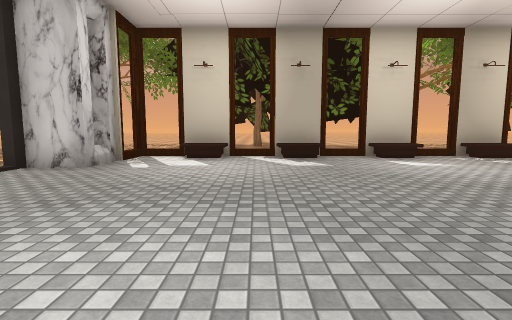
view 1 (above)

24 first-person views from a walk through a 3-D level made in the Unity game engine. The camera is 1.4 m above the floor, tilts 6° down and sees 85° across. The floor is counted in squares, 2 m on a side. Each view is taken from the middle of a square. On the plan, view 1 faces up. The plan holds only what a view shows up to about 9 squares ahead; the rest is blank. The place goes on beyond the plan. The player character is not drawn. Door leaves are left out, so doorways stand open. Some surface patterns are stand-ins.

view 2
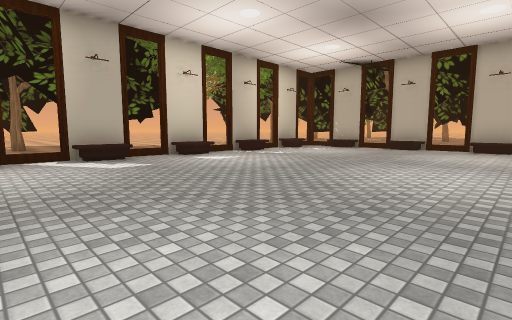

view 3
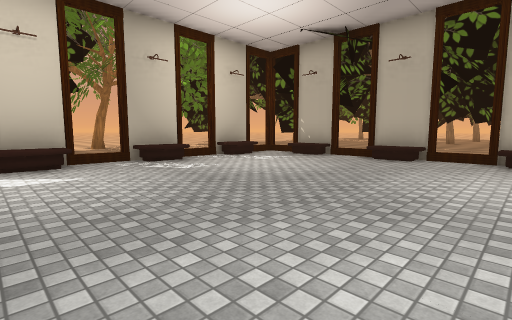

view 4
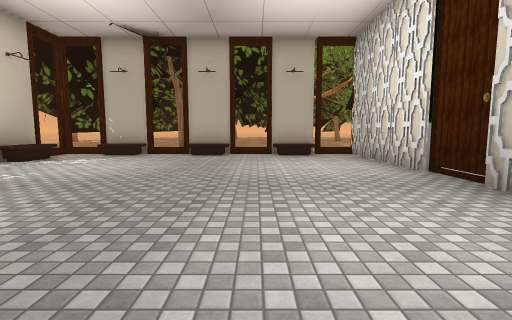

view 5
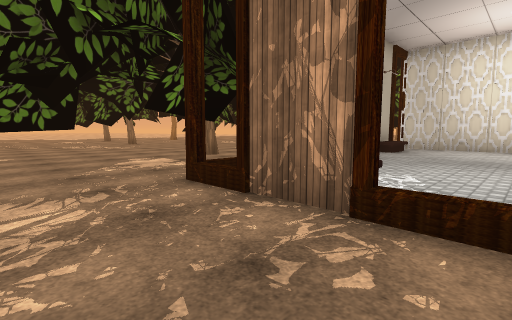

view 6
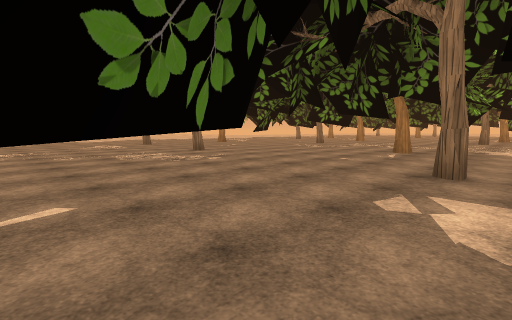

view 7
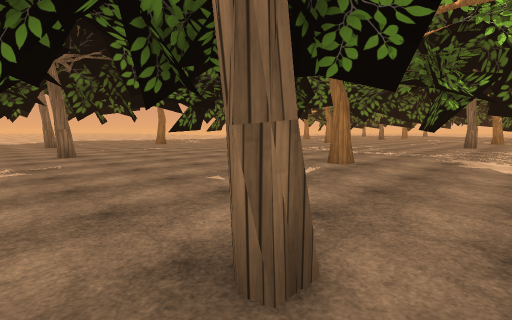

view 8
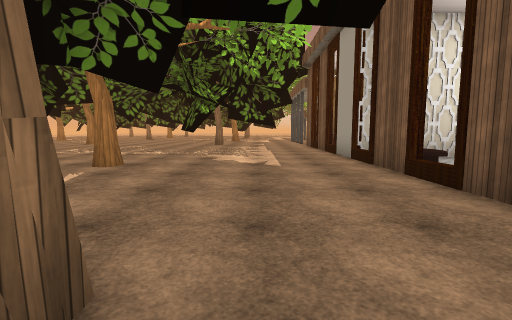

view 9
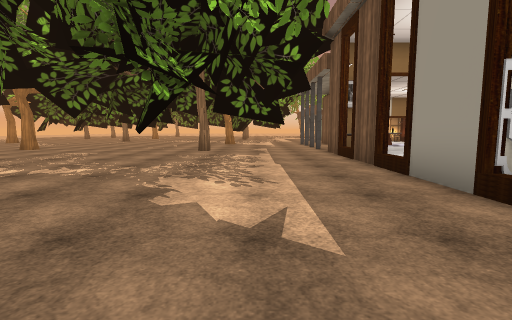

view 10
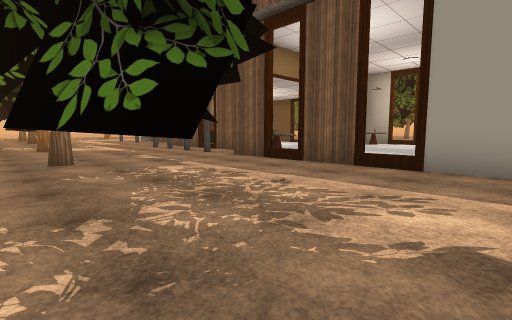

view 11
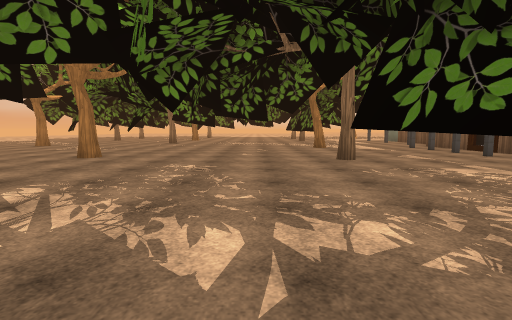

view 12
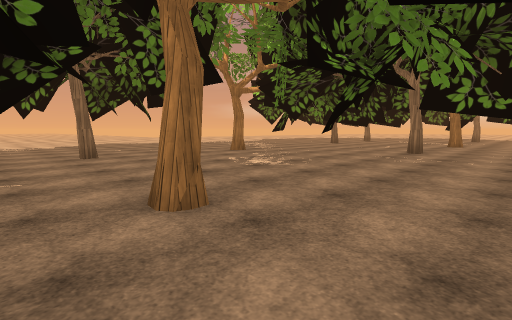

view 13
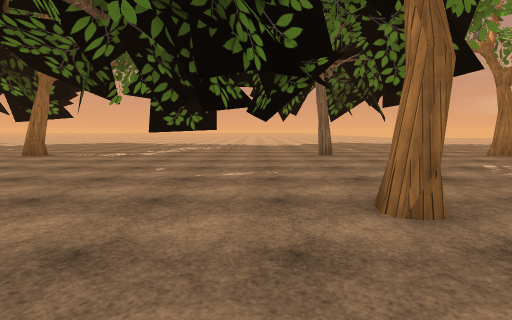

view 14
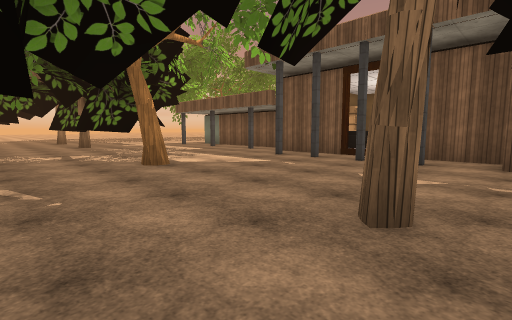

view 15
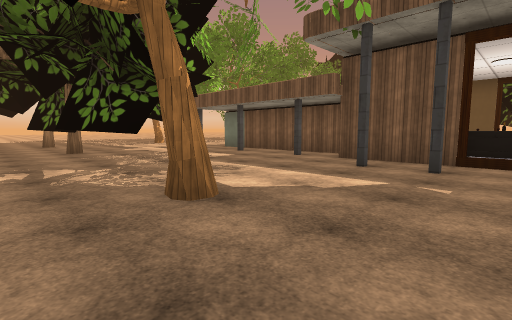

view 16
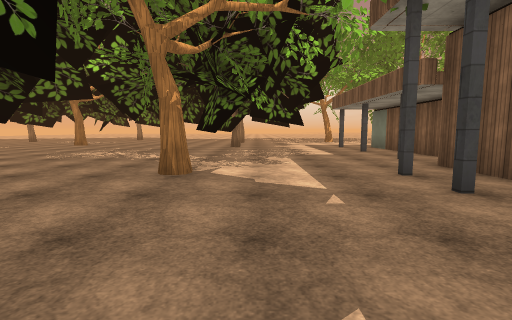

view 17
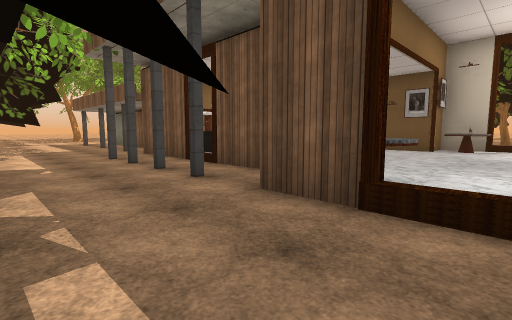

view 18
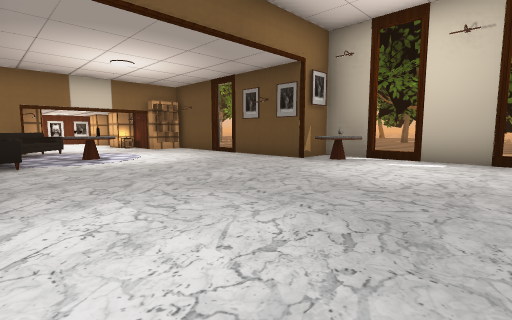

view 19
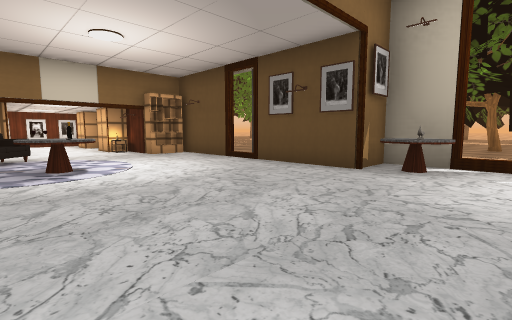

view 20
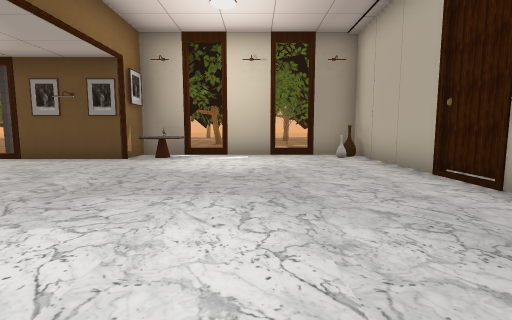

view 21
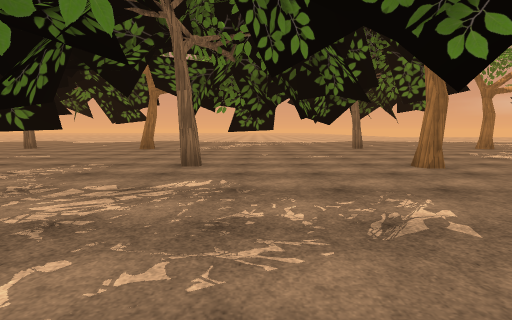

view 22
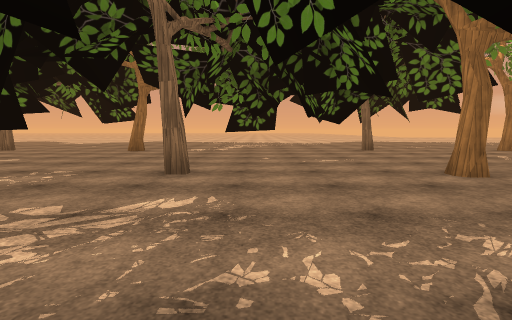

view 23
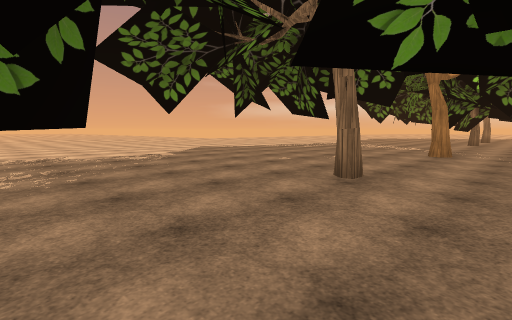

view 24
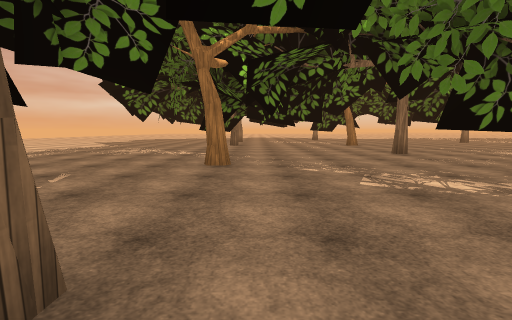

### Floor plan
Key: @ floor where view 1 was taken; # wall or solid block; x gap in a wall; . floor; / step, stairs or slope; B bench; P pillar; T thing the floor can be seen under or through; A table; S sofa; R rug; H shelf; C closet; E vase; O other object.
Columns run from 4 left of view 1 to 31 right of it. Each row starts with its distance up from view 1.
 10            .......T........
  9            ........T......
  8  /##/#x##/#x##//..........
  7  /BB.B.BB.B.BB.#  .........
  6 OP............B  ...........
  5 x.............x ..#.........
  4 x.............B....... ...#.
  3  .............B............  ..
  2   .................. .....  ...
  1    ...........B....... ...#....
  0    .@.........B.....#.   .#.....
 -1       E#########.......  ......#.
 -2       #O.....  #........ ........
 -3       /............#.. ..........
 -4       #........#...#......#....#.
 -5 #     x........................##...
 -6 ..    #A......A.. .......... .......
 -7       #A.....AA.............. ......
 -8        #.....#.....#.....#..........
 -9        #.....#.P....... ..#....#....
-10        #...A.S.P..... ..............
-11       P#...O.R.P...... .............
-12        #....SR.P...... ... ...... .
-13        #H...S#....#.......#........
-14         #...##.......... ......#....
-15          OO.CP....#..... ...........
-16          O .#.....#. .......... ....
-17              ..................   ..

Positions as (right, up) in squares from view 1, and headings:
1: (0, 0), facing up
2: (-1, 0), facing up-right
3: (3, 1), facing up-right
4: (2, 2), facing right
5: (7, 10), facing down-right
6: (13, 10), facing down-right
7: (13, 6), facing down-right
8: (13, 6), facing down
9: (13, 2), facing down
10: (16, -1), facing down-left
11: (17, -1), facing down
12: (19, -7), facing down-right
13: (19, -7), facing right
14: (17, -7), facing down-left
15: (16, -10), facing down-left
16: (13, -8), facing down
17: (13, -5), facing down-left
18: (9, -3), facing down-left
19: (8, -5), facing down-left
20: (10, -4), facing left
21: (16, -5), facing right
22: (17, -5), facing right
23: (25, -5), facing down-right
24: (26, -8), facing down
